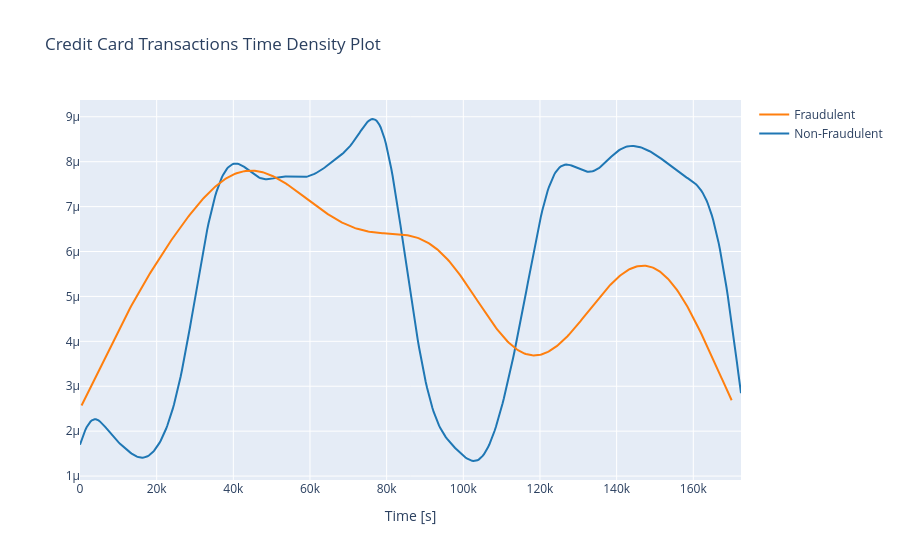

Notebook code for this chart:
### Markdown cell above
### Data Exploration

### Code cell
# transaction over time
class_0 = data_df[data_df['Class'] == 0]['Time']
class_1 = data_df[data_df['Class'] == 1]['Time']

hist_data = [class_0, class_1]
group_labels = ['Non-Fraudulent', 'Fraudulent']

fig = ff.create_distplot(hist_data, group_labels, show_hist=False, show_rug=False)
fig['layout'].update(title='Credit Card Transactions Time Density Plot', xaxis=dict(title='Time [s]'))
fig.show()

### Figure 1 — Plotly figure (JSON) as saved in the notebook; plotly's stock layout.template omitted (floating-point values rounded to 4 significant figures; data arrays with more than 128 entries replaced by an {"elided": "..."} marker saying what was removed)
{"data": [{"legendgroup": "Non-Fraudulent", "marker": {"color": "rgb(31, 119, 180)"}, "mode": "lines", "name": "Non-Fraudulent", "showlegend": true, "type": "scatter", "x": {"elided": "500 float values"}, "xaxis": "x", "y": {"elided": "500 float values"}, "yaxis": "y"}, {"legendgroup": "Fraudulent", "marker": {"color": "rgb(255, 127, 14)"}, "mode": "lines", "name": "Fraudulent", "showlegend": true, "type": "scatter", "x": {"elided": "500 float values"}, "xaxis": "x", "y": {"elided": "500 float values"}, "yaxis": "y"}], "layout": {"barmode": "overlay", "hovermode": "closest", "legend": {"traceorder": "reversed"}, "title": {"text": "Credit Card Transactions Time Density Plot"}, "xaxis": {"anchor": "y2", "domain": [0, 1], "title": {"text": "Time [s]"}, "zeroline": false}, "yaxis": {"anchor": "free", "domain": [0, 1], "position": 0}}}
